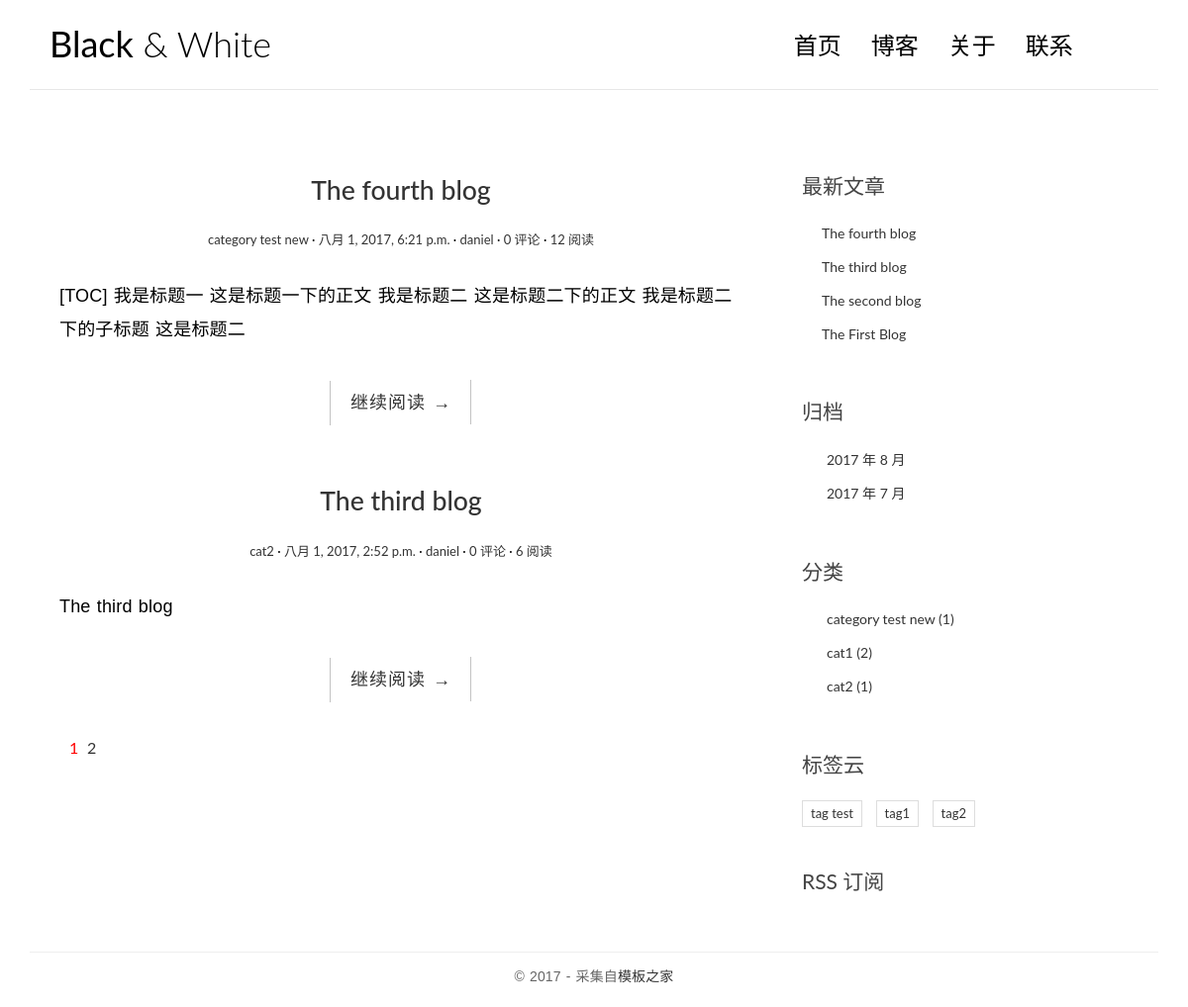
The page / on the database its author committed.
### blog/models.py (models this page shows, shortened)
@python_2_unicode_compatible
class Post(models.Model):
    title = models.CharField(max_length=70)
    body = models.TextField()
    created_time = models.DateTimeField()
    modified_time = models.DateTimeField()
    excerpt = models.CharField(max_length=200, blank=True)
    views = models.PositiveIntegerField(default=0)
    category = models.ForeignKey(Category)
    tags = models.ManyToManyField(Tag, blank=True)
    author = models.ForeignKey(User)
    def get_absolute_url(self):
        return reverse('blog:detail', kwargs={'pk': self.pk})
    class Meta:
        ordering = ['-created_time']

@python_2_unicode_compatible
class Category(models.Model):
    name=models.CharField(max_length=100)

@python_2_unicode_compatible
class Tag(models.Model):
    name=models.CharField(max_length=100)

### blog/views.py (the view, shortened to what this page needs)
# urls.py: url(r'^$', views.IndexView.as_view(), name='index'),
class IndexView(ListView):
    model = Post
    template_name = 'blog/index.html'
    context_object_name = 'post_list'
    paginate_by = 2
    def get_context_data(self, **kwargs):
        context = super(IndexView,self).get_context_data(**kwargs)
        paginator = context.get('paginator')
        page = context.get('page_obj')
        is_paginated = context.get('is_paginated')
        pagination_data = self.pagination_data(paginator, page, is_paginated)
        context.update(pagination_data)
        return context
    def pagination_data(self, paginator, page, is_paginated):
        if not is_paginated:
            return {}
        left = []
        right = []
        left_has_more = False
        right_has_more = False
        first = False
        last = False
        page_number = page.number
        total_pages = paginator.num_pages
        page_range = paginator.page_range
        page_range=list(page_range)
        if page_number == 1:
            right = page_range[page_number:page_number + 2]
            if right[-1] < total_pages - 1:
                right_has_more = True
            if right[-1] < total_pages:
                last = True
        elif page_number == total_pages:
            left = page_range[(page_number - 3) if (page_number - 3) > 0 else 0:page_number - 1]
            if left[0] > 2:
                left_has_more = True
            if left[0] > 1:
                first = True
        data = {
            'left': left,
            'right': right,
            'left_has_more': left_has_more,
            'right_has_more': right_has_more,
            'first': first,
            'last': last,
        }
        return data

### blog/templatetags/blog_tags.py (called while the page is built)
@register.simple_tag
def get_recent_posts(num=5):
    return Post.objects.all().order_by('-created_time')[:num]

@register.simple_tag
def archives():
    return Post.objects.dates('created_time', 'month', order='DESC')

@register.simple_tag
def get_categories():
    return Category.objects.annotate(num_posts=Count('post')).filter(num_posts__gt=0)

@register.simple_tag
def get_tags():
    return Tag.objects.annotate(num_posts=Count('post')).filter(num_posts__gt=0)

### templates/blog/index.html (shortened to what this page needs)
{% extends 'base.html' %}
{% block main %}
    {% for post in post_list %}
        <article class="post post-{{ post.pk }}">
            <header class="entry-header">
                <h1 class="entry-title">
                    <a href="{{ post.get_absolute_url }}">{{ post.title }}</a>
                </h1>
                <div class="entry-meta">
                    <span class="post-category"><a href="#">{{ post.category.name }}</a></span>
                    <span class="post-date"><a href="#"><time class="entry-date"
                                                              datetime="{{ post.created_time }}">{{ post.created_time }}</time></a></span>
                    <span class="post-author"><a href="#">{{ post.author }}</a></span>
                    <span class="comments-link"><a href="#">{{ post.comment_set.count }} 评论</a></span>
                    <span class="views-count"><a href="{{ post.get_absolute_url }}"> {{ post.views }} 阅读</a></span>
                </div>
            </header>
            <div class="entry-content clearfix">
                <p>{{ post.excerpt }}</p>
                <div class="read-more cl-effect-14">
                    <a href="{{ post.get_absolute_url }}" class="more-link">继续阅读 <span class="meta-nav">→</span></a>
                </div>
            </div>
        </article>
    {% empty %}
        <div class="no-post">暂时还没有发布的文章！</div>
    {% endfor %}
    {% if is_paginated %}
        <div class="pagination">
            <ul>
                <li class="current"><a href="?page={{ page_obj.number }}">{{ page_obj.number }}</a></li>
                {% if right %}
                    {% for i in right %}
                        <li><a href="?page={{ i }}">{{ i }}</a></li>
                    {% endfor %}
                {% endif %}
            </ul>
        </div>
    {% endif %}
{% endblock main %}

### templates/base.html (shortened to what this page needs)
{% load staticfiles %}
{% load blog_tags %}
<!DOCTYPE html>
<html>
<head>
    <link rel="stylesheet" href="http://code.ionicframework.com/ionicons/2.0.1/css/ionicons.min.css">
    <link rel="stylesheet" href="{% static 'blog/css/bootstrap.min.css' %}">
    <link rel="stylesheet" href="{% static 'blog/css/pace.css' %}">
    <link rel="stylesheet" href="{% static 'blog/css/custom.css' %}">
    <link rel="stylesheet" href="{% static 'blog/css/highlights/github.css' %}">
</head>
<body>
<div class="container">
    <header id="site-header">
        <div class="row">
            <div class="col-md-4 col-sm-5 col-xs-8">
                <div class="logo">
                    <h1><a href="{% url 'blog:index' %}"><b>Black</b> &amp; White</a></h1>
                </div>
            </div>
            <div class="col-md-8 col-sm-7 col-xs-4">
                <nav class="main-nav" role="navigation">
                    <div class="collapse navbar-collapse" id="bs-example-navbar-collapse-1">
                        <ul class="nav navbar-nav navbar-right">
                            <li class="cl-effect-11"><a href="index.html" data-hover="首页">首页</a></li>
                            <li class="cl-effect-11"><a href="full-width.html" data-hover="博客">博客</a></li>
                            <li class="cl-effect-11"><a href="about.html" data-hover="关于">关于</a></li>
                            <li class="cl-effect-11"><a href="contact.html" data-hover="联系">联系</a></li>
                        </ul>
                    </div>
                </nav>
            </div>
        </div>
    </header>
</div>
<div class="content-body">
    <div class="container">
        <div class="row">
            <main class="col-md-8">
                {% block main %}
                {% endblock main %}
            </main>
            <aside class="col-md-4">
				<div class="widget widget-recent-posts">
				  <h3 class="widget-title">最新文章</h3>
				  {% get_recent_posts as recent_post_list %}
				  <ul>
				    {% for post in recent_post_list %}
				    <li>
				      <a href="{{ post.get_absolute_url }}">{{ post.title }}</a>
				    </li>
				    {% empty %}
				    暂无文章！
				    {% endfor %}
				  </ul>
				</div>
                <div class="widget widget-archives">
				  <h3 class="widget-title">归档</h3>
				  {% archives as date_list %}
				  <ul>
				    {% for date in date_list %}
				    <li>
				      <a href="{% url 'blog:archives' date.year date.month %}">{{ date.year }} 年 {{ date.month }} 月</a>
				    </li>
				    {% empty %}
				    暂无归档！
				    {% endfor %}
				  </ul>
				</div>
                <div class="widget widget-category">
				  <h3 class="widget-title">分类</h3>
				  {% get_categories as category_list %}
				  <ul>
				  {% for category in category_list %}
				  <li>
				    <a href="{% url 'blog:category' category.pk %}">{{ category.name }}
				      <span class="post-count">({{ category.num_posts }})</span>
				    </a>
				  </li>
				  {% empty %}
				  暂无分类！
				  {% endfor %}
				</ul>
				</div>
                <div class="widget widget-tag-cloud">
				  <h3 class="widget-title">标签云</h3>
				  {% get_tags as tag_list %}
				  <ul>
				    {% for tag in tag_list %}
				    <li>
				      <a href="{% url 'blog:tag' tag.pk %}">{{ tag.name }}</a>
				    </li>
				    {% empty %}
				    暂无标签！
				    {% endfor %}
				  </ul>
				</div>
                <div class="rss">
                    <a href="{% url 'rss' %}"> RSS 订阅</a>
                </div>
            </aside>
        </div>
    </div>
</div>
<footer id="site-footer">
    <div class="container">
        <div class="row">
            <div class="col-md-12">
                <p class="copyright">&copy 2017 - 采集自<a href="http://www.cssmoban.com/"
                                                        target="_blank" title="模板之家">模板之家</a>
                </p>
            </div>
        </div>
    </div>
</footer>
</body>
</html>

### blog/static/blog/css/custom.css (style rules this page uses)
* { outline: none; }
h1, h2, h3, h4, h5, h6 { margin-top: 0; }
b { font-weight: 400; }
a { color: #333; }
body { color: #444; font-family: 'Lato', sans-serif; }
p { font-family: 'Ubuntu', sans-serif; font-weight: 400; word-spacing: 1px; letter-spacing: 0.01em; }
#site-header { background-color: #FFF; padding: 25px 20px; margin-bottom: 40px; border-bottom: 1px solid #e7e7e7; }
.logo h1 a { color: #000; }
.logo h1 { margin: 0; font-family: 'Lato', sans-serif; font-weight: 300; }
.main-nav { margin-top: 11px; max-width: 95%; }
.main-nav a { color: #000000 !important; padding: 0 0 5px 0 !important; margin-right: 30px; font-family: 'Lato', sans-serif; font-weight: 300; font-size: 24px; }
.cl-effect-11 a { padding: 10px 0; color: #0972b4; text-shadow: none; }
.cl-effect-11 a::before { position: absolute; top: 0; left: 0; overflow: hidden; padding: 0 0 5px 0 !important; max-width: 0; border-bottom: 1px solid #000; color: #000; content: attr(data-hover); white-space: nowrap; -webkit-transition: max-width 0.5s; -moz-transition: max-width 0.5s; transition: max-width 0.5s; }
.content-body { padding-bottom: 4em; }
.post { background: #fff; padding: 30px 30px 0; }
.entry-title { text-align: center; font-size: 1.9em; margin-bottom: 20px; line-height: 1.6; padding: 10px 20px 0; }
.entry-meta { text-align: center; color: #DDDDDD; font-size: 13px; margin-bottom: 30px; }
.entry-content { font-size: 18px; line-height: 1.9; font-weight: 300; color: #000; }
.post-category::after, .post-date::after, .post-author::after, .comments-link::after { content: ' ·'; color: #000; }
.read-more { font-family: 'Ubuntu', sans-serif; font-weight: 400; word-spacing: 1px; letter-spacing: 0.01em; text-align: center; margin-top: 20px; }
.cl-effect-14 a { padding: 0 20px; height: 45px; line-height: 45px; position: relative; display: inline-block; margin: 15px 25px; letter-spacing: 1px; font-weight: 400; text-shadow: 0 0 1px rgba(255, 255, 255, 0.3); }
.cl-effect-14 a::before, .cl-effect-14 a::after { position: absolute; width: 45px; height: 1px; background: #C3C3C3; content: ''; -webkit-transition: all 0.3s; -moz-transition: all 0.3s; transition: all 0.3s; pointer-events: none; }
.cl-effect-14 a::before { top: 0; left: 0; -webkit-transform: rotate(90deg); -moz-transform: rotate(90deg); transform: rotate(90deg); -webkit-transform-origin: 0 0; -moz-transform-origin: 0 0; transform-origin: 0 0; }
.cl-effect-14 a::after { right: 0; bottom: 0; -webkit-transform: rotate(90deg); -moz-transform: rotate(90deg); transform: rotate(90deg); -webkit-transform-origin: 100% 0; -moz-transform-origin: 100% 0; transform-origin: 100% 0; }
.widget { background: #fff; padding: 30px 0 0; }
.widget-title { font-size: 1.5em; margin-bottom: 20px; line-height: 1.6; padding: 10px 0 0; font-weight: 400; }
.widget-recent-posts ul { padding: 0; margin: 0; padding-left: 20px; }
.widget-recent-posts ul li { list-style-type: none; position: relative; line-height: 170%; margin-bottom: 10px; }
.widget-recent-posts ul li::before { content: '\f3d3'; font-family: "Ionicons"; position: absolute; left: -17px; top: 3px; font-size: 16px; color: #000; }
.widget-archives ul { padding: 0; margin: 0; padding-left: 25px; }
.widget-archives ul li { list-style-type: none; position: relative; line-height: 170%; margin-bottom: 10px; }
.widget-archives ul li::before { content: '\f3f3'; font-family: "Ionicons"; position: absolute; left: -25px; top: 1px; font-size: 16px; color: #000; }
.widget-category ul { padding: 0; margin: 0; padding-left: 25px; }
.widget-category ul li { list-style-type: none; position: relative; line-height: 170%; margin-bottom: 10px; }
.widget-category ul li::before { content: '\f3fe'; font-family: "Ionicons"; position: absolute; left: -25px; top: 1px; font-size: 18px; color: #000; }
.widget-tag-cloud ul { padding: 0; margin: 0; margin-right: -10px; }
.widget-tag-cloud ul li { list-style-type: none; font-size: 13px; display: inline-block; margin-right: 10px; margin-bottom: 10px; padding: 3px 8px; border: 1px solid #ddd; }
.rss { font-size: 21px; margin-top: 30px; }
.rss a { color: #444; }
#site-footer { padding-top: 10px; padding: 0 0 1.5em 0; }
.copyright { text-align: center; padding-top: 1em; margin: 0; border-top: 1px solid #eee; color: #666; }
.pagination ul { list-style: none; }
.pagination ul li { display: inline-block; font-size: 16px; margin-right: 5px; }
.current a { color: red; }

### rows shown on the page
Post: title "The fourth blog", category.name "category test new", created_time "八月 1, 2017, 6:21 p.m.", author "daniel", comment_set.count "0", views "12", excerpt "[TOC] 我是标题一 这是标题一下的正文 我是标题二 这是标题二下的正文 我是标题二下的子标题 这是标题二"
Post: title "The third blog", category.name "cat2", created_time "八月 1, 2017, 2:52 p.m.", author "daniel", comment_set.count "0", views "6", excerpt "The third blog"
Post: title "The second blog"
Post: title "The First Blog"
Category: name "category test new", num_posts "1"
Category: name "cat1", num_posts "2"
Category: name "cat2", num_posts "1"
Tag: name "tag test"
Tag: name "tag1"
Tag: name "tag2"

### other values the page prints
{{ page_obj.number }} "1"
{{ i }} "2"
{{ date.year }} "2017" "2017"
{{ date.month }} "8" "7"
